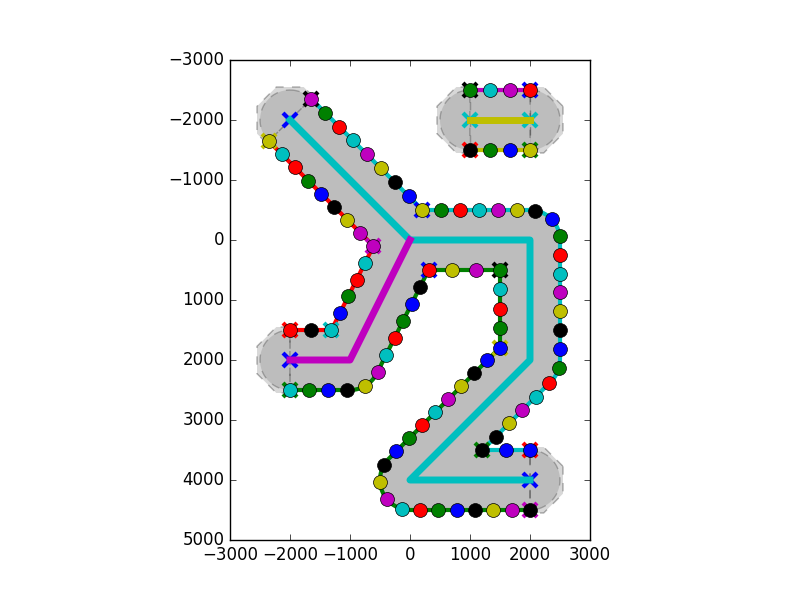
#> input picture Arduino/LilyGo_EPD47_ImageReceiveAndDisplay/test.png, 800 x 600 px
$ python -i ESPimage_sender.py   (imports and definitions only)
#> lines starting #> are read from the running program, lines starting #| are printed output that depends on the picture
import argparse
import requests
import base64
import json
import os
import sys
import tempfile
from html2image import Html2Image
from PIL import Image, ImageDraw, ImageFont, ImageOps, ImageEnhance, ImageFilter, ExifTags
from io import BytesIO
import time

# url = http://pi-star/simple
# size=(1024, 800))
# crop = 11 174 11 68

# === Konfiguration ===
ESP_HOST = 'http://192.168.188.226:80'
DISPLAY_WIDTH = 960
DISPLAY_HEIGHT = 540

# Umgewandeltes Bild soll im Skriptordner gespeichert werden (klein und grau und optimiert)
DEBUG = False


def send_request(path: str, payload=None):
    #Sendet eine HTTP POST an den ESP und gibt den JSON-Status zurück.
    url = f"{ESP_HOST}/{path}"
    try:
        if payload is not None:
            res = requests.post(url, json=payload, timeout=2)
        else:
            res = requests.post(url)
        res.raise_for_status()
        data = res.json()
        status = data.get('status')
        message = data.get('message')
        print(f"[{path}] status: {status}, message: {message}")
        return data
    except requests.RequestException as e:
        print(f"[{path}] HTTP-Fehler: {e}")
    except (ValueError, json.JSONDecodeError):
        print(f"[{path}] Ungültiges JSON in der Antwort: {res.text}")
    return None


"""
def pack_4bit_grayscale(image: Image.Image) -> bytes:
    # Pack 8-bit grayscale image (16 levels) into 4-bit per pixel bytes.
    pixels = list(image.getdata())
    packed = bytearray()
    for i in range(0, len(pixels), 2):
        first = pixels[i] // 17  # 0-15
        if i + 1 < len(pixels):
            second = pixels[i + 1] // 17  # 0-15
        else:
            second = 0
        packed.append((first << 4) | second)
    return bytes(packed)
"""


def pack_4bit_grayscale(image: Image.Image, gamma: float = 2.2) -> bytes:
    # Pack 8-bit grayscale image into 4-bit grayscale with gamma correction. gamma: Perceptual correction (default ~2.2).
    pixels = list(image.getdata())
    packed = bytearray()
    for i in range(0, len(pixels), 2):
        def to_4bit(p):
            normalized = p / 255.0
            corrected = pow(normalized, 1 / gamma)
            return int(round(corrected * 15))

        first = to_4bit(pixels[i])
        second = to_4bit(pixels[i + 1]) if i + 1 < len(pixels) else 0
        packed.append((first << 4) | second)
    return bytes(packed)


# [4 lines left out: function apply_gamma, not called in this run]


def encode_and_send_pil(image: Image.Image, image_path: str, bright: float = 1.0, gamma: float = 1.0, crop: bool = False):
    url = f"{ESP_HOST}/setImage"
    max_width, max_height = 960, 540

    clear_screen()

    # Convert to grayscale with 16 levels
    image = image.convert("L")

    if (bright != 1.0):
        enhancer = ImageEnhance.Brightness(image)
        image = enhancer.enhance(bright)
    if (gamma != 1.0):
        image = apply_gamma(image, gamma)
    if crop:
        # Bild zuerst auf max. Breite skalieren (Höhe proportional)
        w_percent = (max_width / float(image.size[0]))
        new_height = int((float(image.size[1]) * float(w_percent)))
        image = image.resize((max_width, new_height), Image.Resampling.LANCZOS)

        # Falls die Höhe größer als max_height, dann crop top und bottom
        if new_height > max_height:
            top = (new_height - max_height) // 2
            bottom = top + max_height
            image = image.crop((0, top, max_width, bottom))

    # Resize to max 960x540 while maintaining aspect ratio
    image.thumbnail((max_width, max_height), Image.Resampling.LANCZOS)

    # Sharpen the image
    image = image.filter(ImageFilter.UnsharpMask(radius=1, percent=175, threshold=3))

    # Calculate offset to center the image on 960x540 canvas
    width, height = image.size
    offset_x = (max_width - width) // 2
    offset_y = (max_height - height) // 2

    # Save processed image to out.png
    canvas = Image.new("L", (max_width, max_height), color=255)
    canvas.paste(image, (offset_x, offset_y))
    if DEBUG:
        canvas.save("out.png")

    block_size = 60 # TODO 100, aber ohne Fehler am Rand rechts und unten

    for y in range(0, max_height, block_size):
        print(f"Block", end="")
        for x in range(0, max_width, block_size):
            box = (x, y, min(x + block_size, max_width), min(y + block_size, max_height))
            block = canvas.crop(box)

            # Ensure block is full size (pad if necessary)
            if block.size != (block_size, block_size):
                padded = Image.new("L", (block_size, block_size), color=255)
                padded.paste(block, (0, 0))
                block = padded
                print("padded")
                # box = (x, y, min(x + block_size, max_width), min(y + block_size, max_height))
                # block = canvas.crop(box)

            packed_data = pack_4bit_grayscale(block)
            encoded_image = base64.b64encode(packed_data).decode("ascii")

            payload = {
                "name": os.path.basename(image_path),
                "type": encoded_image,
                "startx": x,
                "starty": y,
                "width": box[2] - box[0],
                "height": box[3] - box[1]
            }

            response = requests.post(url, json=payload)

            if response.status_code != 201:
                print(f"Error sending block ({x},{y}): {response.status_code}")
                print(response.text)
                return
            else:
                print(f" ({x},{y})", end="")
        print(f"sent successfully.")


# [62 lines left out: function screenshot_and_send, not called in this run]


def send_image_auto(image_path: str, bright: float = 1.0, gamma: float = 1.0, crop: bool = False):
    """Lädt ein lokales Bild und sendet es an das Display."""
#> called with bright = 1, gamma = 1, crop = False
    print(image_path)
    try:
        img = Image.open(image_path)
#> img is the input picture: PIL image 800x600 RGBA; mean R, G, B, A 235.9, 237.1, 238, 255

        # Auto-rotate based on EXIF orientation
        try:
            for orientation in ExifTags.TAGS.keys():
                if ExifTags.TAGS[orientation] == 'Orientation':
                    break
            exif = img._getexif()
            if exif is not None:
                orientation_value = exif.get(orientation)
                if orientation_value == 3:
                    img = img.rotate(90, expand=True)
                elif orientation_value == 6:
                    img = img.rotate(180, expand=True) # rechts oben
                elif orientation_value == 8:
                    img = img.rotate(270, expand=True)
        except Exception as e:
            print(f"EXIF-Rotation konnte nicht angewendet werden: {e}")

        encode_and_send_pil(img, os.path.basename(image_path), bright, gamma, crop)
#> (the call stopped at in send_request, `res = requests.post(url, json=payload, timeout=2)`: requests is not available in this run)
#> in encode_and_send_pil, `image = image.convert("L")`:
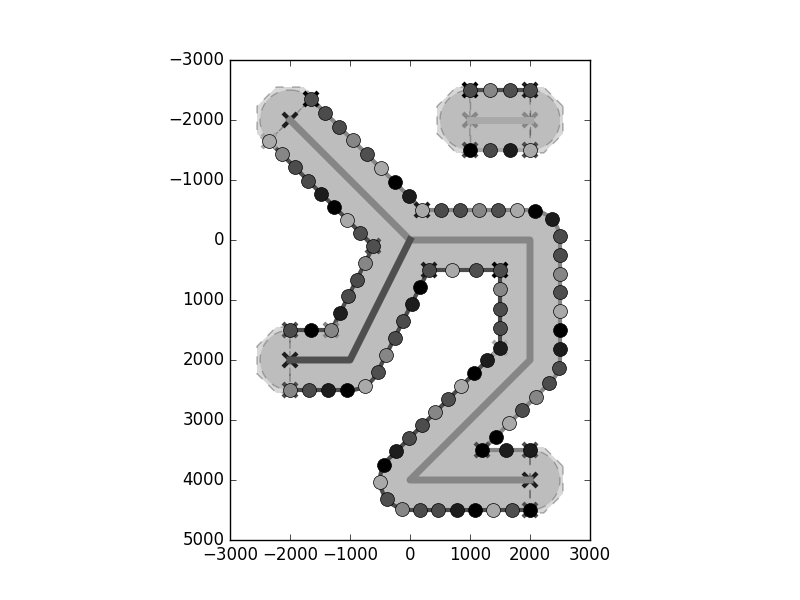
#> image: PIL image 800x600 L; min 0, max 255, mean 236.8
#> in encode_and_send_pil, `image = image.filter(ImageFilter.UnsharpMask(radius=1, percent=175, th..`:
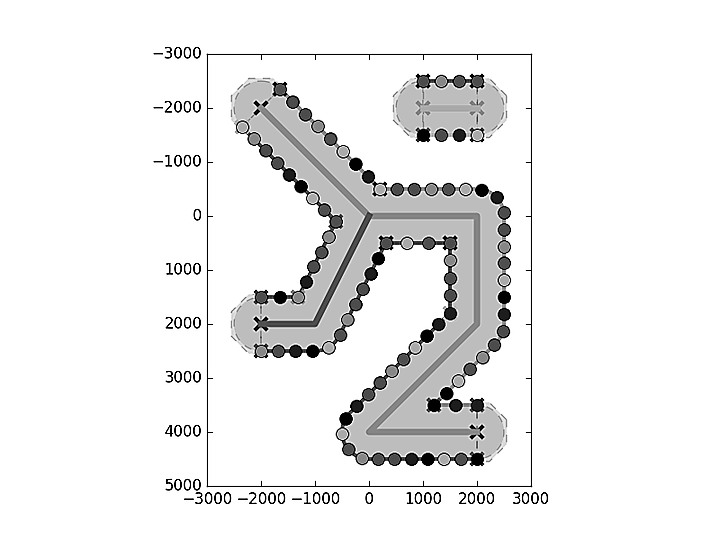
#> image: PIL image 720x540 L; min 0, max 255, mean 236.7
#> in encode_and_send_pil, `canvas = Image.new("L", (max_width, max_height), color=255)`: canvas: PIL image 960x540 L; every value is 255
#> in encode_and_send_pil, `canvas.paste(image, (offset_x, offset_y))`:
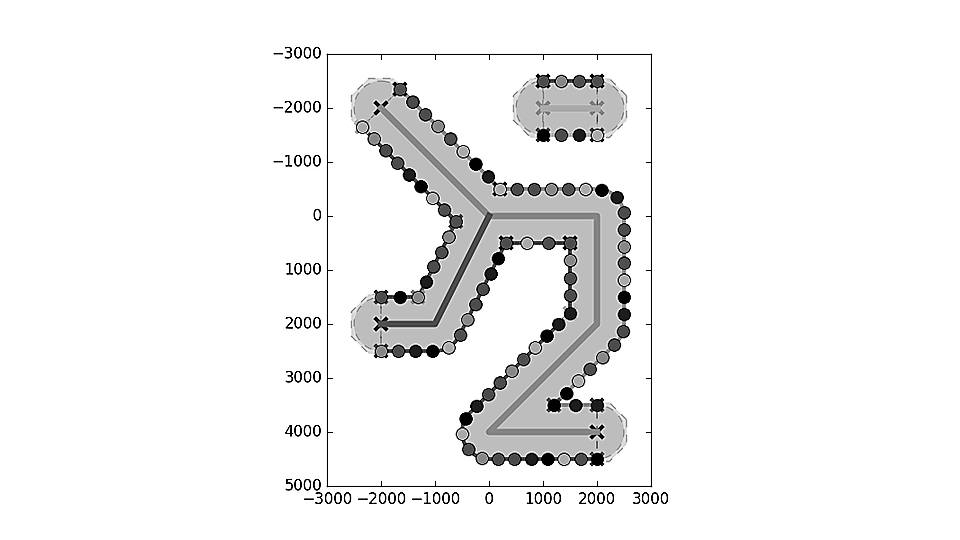
#> canvas: PIL image 960x540 L; min 0, max 255, mean 241.3
#> after the loop in encode_and_send_pil, `for y in range(0, max_height, block_size):`: block: PIL image 60x60 L; every value is 255
#> (the call stopped at in encode_and_send_pil, `response = requests.post(url, json=payload)`: requests is not available in this run)
    except Exception as e:
        print(f"Fehler beim Laden des Bildes: {e}")


def clear_screen():
    payload = {
        "name": "clearScreen"
    }
    send_request('clearScreen', payload)


# [20 lines left out: functions turn_off, get_app_version, get_url, not called in this run]


# === CLI-Interface ===
# [50 lines not run here, left out]

>>> result = send_image_auto('Arduino/LilyGo_EPD47_ImageReceiveAndDisplay/test.png')
